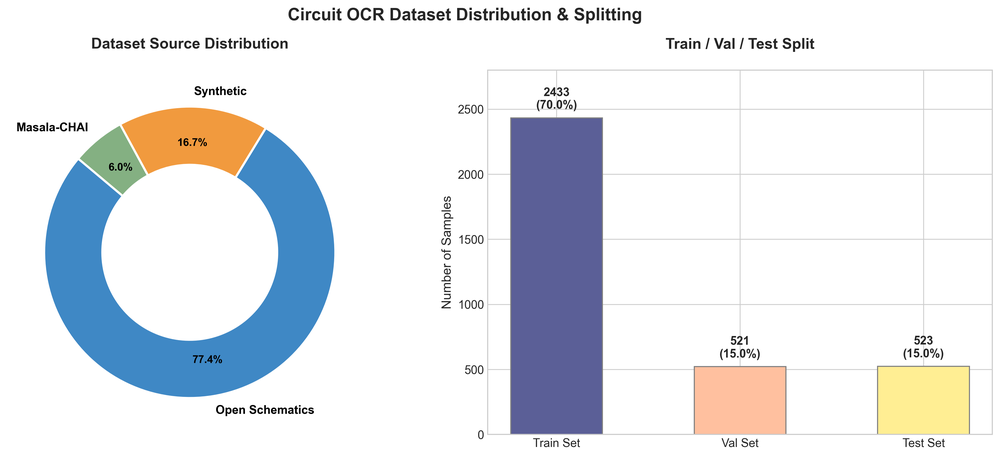
#> input picture circuit-ocr-dataset/docs/dataset_distribution.png, 1000 x 457 px, shrunk from 3896 x 1779 before the run
$ python -i augment_degraded_train.py   (imports and definitions only)
#> lines starting #> are read from the running program, lines starting #| are printed output that depends on the picture
"""
Apply real-world photo degradation to a subset of training images.

Simulates: perspective tilt, uneven lighting, blur, sensor noise, JPEG artifacts.
The GT stays the same — only the image is degraded.

Usage: python scripts/augment_degraded_train.py
Output:
  - output/degraded_train/augmented/*.jpg       # Degraded images
  - output/degraded_train/train_degraded_mix.jsonl  # Degraded-only JSONL
  - Also prints how to merge with original training set
"""
import json
import os
import random
import io
from pathlib import Path

import numpy as np
from PIL import Image, ImageFilter, ImageEnhance

PROJECT_DIR = Path(__file__).parent.parent
DATASET_DIR = PROJECT_DIR / "circuit-ocr-dataset"
TRAIN_JSONL = DATASET_DIR / "ocr_vl_sft-train-v9-pure.jsonl"
OUTPUT_DIR = PROJECT_DIR / "output" / "degraded_train"
AUG_IMG_DIR = OUTPUT_DIR / "augmented"

# Config
NUM_AUGMENT = 200           # How many samples to augment
PERSPECTIVE_STRENGTH = 0.05 # Max perspective distortion (0-1)
BLUR_RADIUS = (0.5, 2.0)    # Gaussian blur range
NOISE_STD = (3, 12)          # Gaussian noise std range
BRIGHTNESS_RANGE = (0.6, 1.4)
CONTRAST_RANGE = (0.7, 1.3)
JPEG_QUALITY_RANGE = (40, 85)

# [2 lines not run here, left out]


# [76 lines left out: functions apply_perspective, cv2_get_perspective, apply_perspective_pil, find_coeffs, add_vignette, not called in this run]


def add_lighting_gradient(img):
    """Add uneven lighting gradient (one side brighter/darker)."""
    w, h = img.size
    xx, yy = np.meshgrid(np.linspace(0, 1, w), np.linspace(0, 1, h))

    # Random gradient direction
    angle = random.uniform(0, 2 * np.pi)
    grad = xx * np.cos(angle) + yy * np.sin(angle)
    grad = (grad - grad.min()) / (grad.max() - grad.min() + 1e-8)

    # Brightness variation: 0.7x to 1.3x across the image
    factor = 0.7 + 0.6 * grad
    factor = factor[:, :, np.newaxis]

    arr = np.array(img, dtype=np.float64)
    arr *= factor
    arr = np.clip(arr, 0, 255).astype(np.uint8)
    return Image.fromarray(arr)


def add_gaussian_noise(img, std):
    """Add Gaussian noise (sensor noise)."""
    arr = np.array(img, dtype=np.float64)
    noise = np.random.normal(0, std, arr.shape)
    arr += noise
    arr = np.clip(arr, 0, 255).astype(np.uint8)
    return Image.fromarray(arr)


def add_jpeg_artifacts(img, quality):
    """Apply JPEG compression artifacts."""
    buf = io.BytesIO()
    img.save(buf, format='JPEG', quality=quality)
    buf.seek(0)
    return Image.open(buf).convert('RGB')


def degrade_image(img, severity=None):
    """
    Apply a random combination of real-world degradations.
    Not all are applied every time — random selection mimics real variability.
    """
    if severity is None:
        severity = random.random()  # 0= mild, 1= heavy

    # 1. Perspective warp (50% chance, stronger with severity)
    if random.random() < 0.6:
        strength = PERSPECTIVE_STRENGTH * (0.3 + 0.7 * severity)
        img = apply_perspective_pil(img, strength)

    # 2. Lighting gradient (70% chance)
    if random.random() < 0.7:
        img = add_lighting_gradient(img)

    # 3. Vignette (50% chance)
    if random.random() < 0.5:
        img = add_vignette(img, 0.15 + 0.25 * severity)

    # 4. Slight rotation (30% chance)
    if random.random() < 0.3:
        angle = random.uniform(-2, 2)
        img = img.rotate(angle, expand=False, fillcolor='white')

    # 5. Gaussian blur (50% chance)
    if random.random() < 0.5:
        r = BLUR_RADIUS[0] + (BLUR_RADIUS[1] - BLUR_RADIUS[0]) * severity
        img = img.filter(ImageFilter.GaussianBlur(radius=r))

    # 6. Brightness/contrast variation (80% chance)
    if random.random() < 0.8:
        bf = BRIGHTNESS_RANGE[0] + (BRIGHTNESS_RANGE[1] - BRIGHTNESS_RANGE[0]) * random.random()
        img = ImageEnhance.Brightness(img).enhance(bf)
    if random.random() < 0.6:
        cf = CONTRAST_RANGE[0] + (CONTRAST_RANGE[1] - CONTRAST_RANGE[0]) * random.random()
        img = ImageEnhance.Contrast(img).enhance(cf)

    # 7. Gaussian noise (60% chance)
    if random.random() < 0.6:
        std = NOISE_STD[0] + (NOISE_STD[1] - NOISE_STD[0]) * severity
        img = add_gaussian_noise(img, round(std))

    # 8. JPEG compression (always, to simulate phone photo)
    quality = int(JPEG_QUALITY_RANGE[1] - (JPEG_QUALITY_RANGE[1] - JPEG_QUALITY_RANGE[0]) * severity)
    img = add_jpeg_artifacts(img, quality)

    return img


# [99 lines left out: function main, not called in this run]


# [2 lines not run here, left out]

>>> from PIL import Image
>>> picture = Image.open('../circuit-ocr-dataset/docs/dataset_distribution.png')
#> picture is the input picture: PIL image 1000x457 RGBA; mean R, G, B, A 226.7, 229.9, 234.4, 255
>>> result = degrade_image(picture)
#> in add_lighting_gradient, `arr *= factor`:
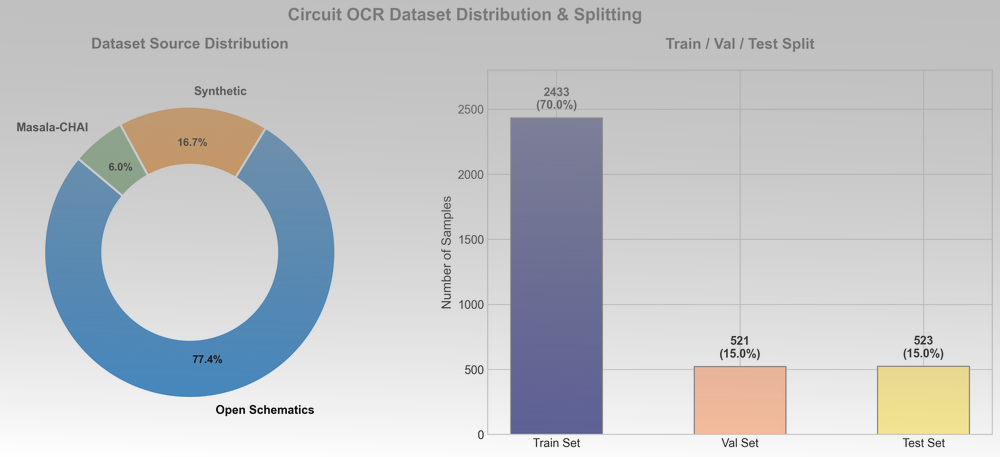
#> arr: shape (457, 1000, 4) float64; mean R, G, B, A 225.4, 228.9, 233.8, 255; transparent parts drawn white
#> in add_lighting_gradient, `arr = np.clip(arr, 0, 255).astype(np.uint8)`:
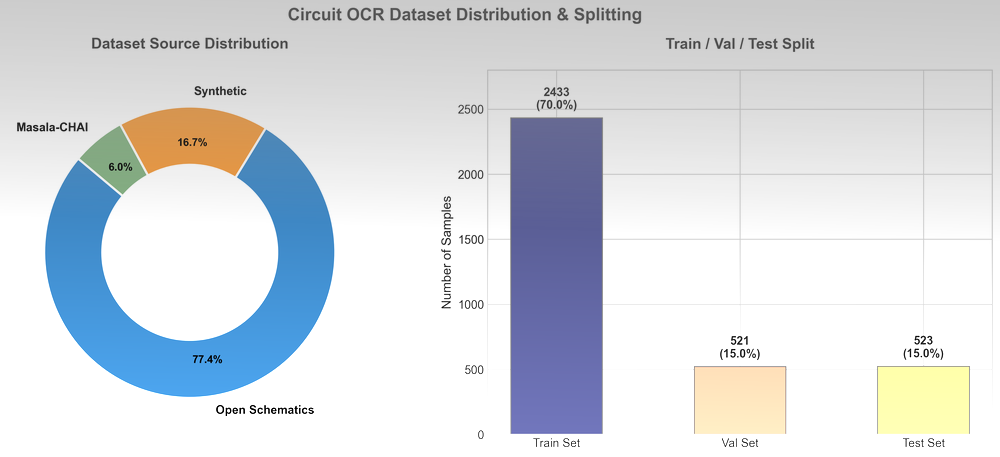
#> arr: shape (457, 1000, 4); mean R, G, B, A 210.4, 214.9, 220.2, 236.6; transparent parts drawn white
#> in degrade_image, `img = ImageEnhance.Contrast(img).enhance(cf)`:
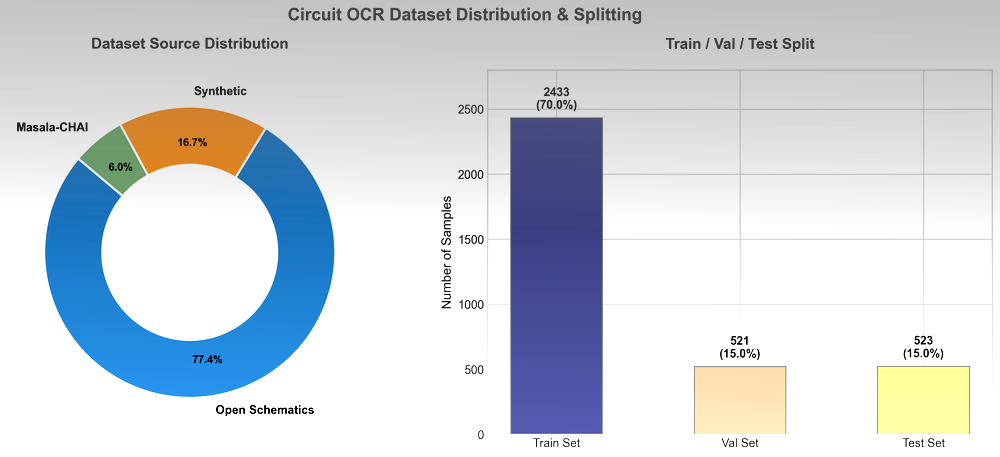
#> img: PIL image 1000x457 RGBA; mean R, G, B, A 203.1, 208.7, 215.1, 236.6; transparent parts drawn white
#> in add_gaussian_noise, `arr += noise`:
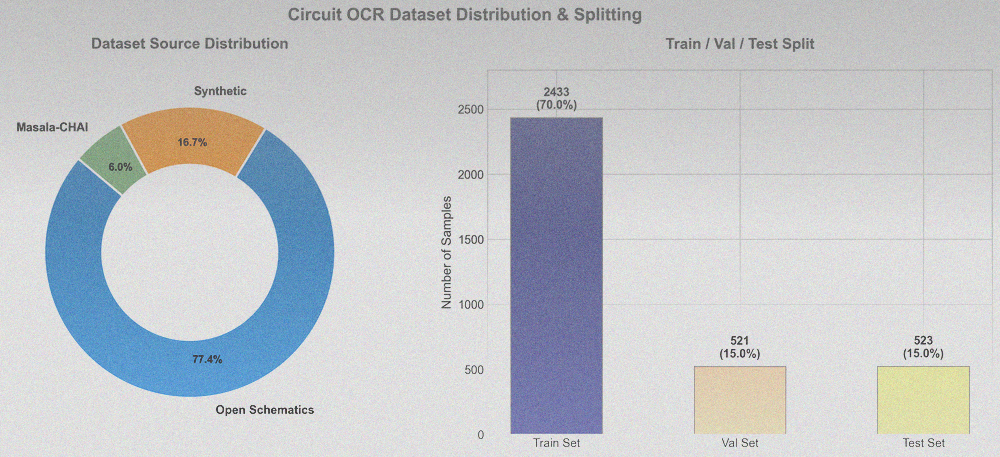
#> arr: shape (457, 1000, 4) float64; mean R, G, B, A 203.1, 208.7, 215.1, 236.6; transparent parts drawn white
#> (the run stopped early here; a loop or call above may not have finished)
